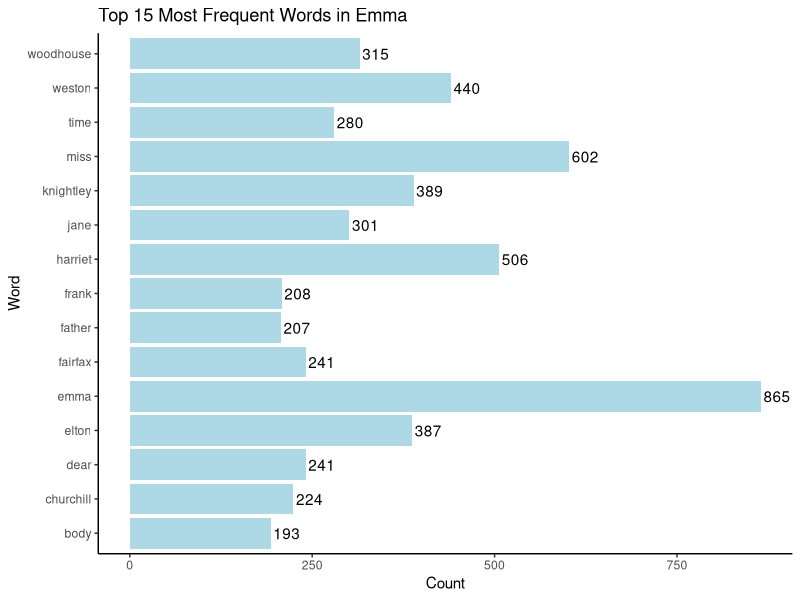

R code for this plot: (Note: this script raises an error after producing the figure.)
## ---- chunk 1
library(janeaustenr)
library(tidytext)
library(ggplot2)
library(tidyverse)
library(testthat)
## ---- chunk 2
stopwords <- tidytext::stop_words %>% 
  select(word) # select only the useful column
head(stopwords)
## ---- chunk 3
book <- janeaustenr::emma %>% # load the book Emma
  str_split("\\s+|(?=\\p{P})|(?<=\\p{P})") %>% # separate the words, punctuations, and whitespace characters e.g. space, tab, newline
  unlist() %>% # unlist the string to make a tibble containing single characters
  tolower() %>% # discard case sensitivity
  tibble(word = .) %>% # create the tibble and name the column as 'word'
  anti_join(stopwords, by = join_by(word)) %>% # use anti_join to remove the stop words
  filter(str_detect(word,"\\S") & !str_detect(word,"\\p{P}")) %>% # remove the punctuations and whitespace characters from the tibble
  count(word = word, sort = TRUE) # word frequency count and sort
head(book,15)
## ---- chunk 4
plot <- ggplot(book[1:15, ], aes(x = n, y = word)) + 
  geom_bar(stat = 'identity', fill = 'lightblue') +
      geom_text(aes(label = n), vjust = 0.5, hjust = -0.1) + # add numbers to each bar
      theme_classic()+
      labs(x = "Count", y = "Word") +
      ggtitle('Top 15 Most Frequent Words in Emma')
plot
## ---- chunk 5
#' Lovecraftian Pig Latin
#'
#' @description Given a <chr> data `name`, `lovecraft()` creates
#' a Lovecraftian name based on the input.
#'
#' @details This function is
#' an implementation of Pig Latin using functions in the `stringr` package.
#'
#' @param name a blank or <chr> data that could be any letter combinations, 
#' case-insensitive, but without symbols or whitespace characters. 
#' 
#' @examples
#' library(stringr)
#' lovecraft('Candy')
#' lovecraft('bella')
#' lovecraft('')
#'
#' @return A lovecraftian name in <chr> format.
#' 
#' @importFrom stringr
#' 
#' @export
#' 
lovecraft <- function(name) {
  
  ## input 
  
  # detect if the input is letters only
  if (str_detect(name, "[^A-Za-z]")) {
    stop('Input should be letters only!')
  } 
  else {
  
  # if input is blank, generate a random 5 letter combination
  if (name == ''){
    letters = sample(letters, 5, replace = TRUE)
    name = paste(letters, collapse = "")
  }
  
  ## main body
  
  # reverse the input by splitting and reordering
  reverse = paste(str_split(name,'')[[1]][str_length(name):1],collapse = "")
  
  # find the index of duplicated letters (if any)
  indexd = str_locate(reverse, '(.)\\1')[1]
  
  # if there are duplicated letters, add a '-' in between, and add 'ah' at the end
  if(!is.na(indexd)){
    add = str_c(str_sub(reverse, 1, indexd),'-', str_sub(reverse, indexd+1))
    add_end = str_c(add,'ah')
  }
  
  # if there aren't duplicated letters, duplicate the first vowel (if any), insert a ''' after the first consonant, and add 'en' at the end
  else{
    duplicate = str_replace(reverse, "([aeiou])", "\\1\\1")
    index = str_locate(duplicate, "[^aeiou]")[1]
    add = str_c(str_sub(duplicate, 1, index),'\'', str_sub(duplicate, index+1))
    add_end = str_c(add,'en')
  }
  
  # capitalize the first letter & letter after '-'
  result = str_to_title(add_end)
  
  
  ##return
  return(result)
  }
}
## ---- chunk 6
lovecraft('hello world!')
## ---- chunk 7
lovecraft('bella')
## ---- chunk 8
lovecraft('')
## ---- chunk 9
test_that("Test 1: Normal letter input", {
  
  # create a random input
  name = 'abcddeeff'
  
  # apply the function
  result <- lovecraft(name)

  # test if output is correctly transformed; test if output format is <chr>
  expect_match('F-Feeddcbaah', result)
  expect_type(result, 'character')
  
})
## ---- chunk 10
test_that("Test 2: Input containing symbols", {
  
  # create a random input with symbols
  name = 'a!b c.d'
  
  # test if error occurs
  expect_error(lovecraft(name))
  
})
## ---- chunk 11
test_that("Test 3: Blank Input", {
  
  # create a blank input
  name = ''
  
  # apply the function
  result <- lovecraft(name)
  
  # test if the output contains ''' or '-' since a valid output must include one of them
  expect_true(any(str_detect(result, "'")) || any(str_detect(result, "-")))
  
})
## ---- chunk 12
test_that("Test 4: Input of other types", {
  
  # create a random input in list format
  name = c('apple','banana')
  
  # test if error occurs
  expect_error(lovecraft(name))
  
})
